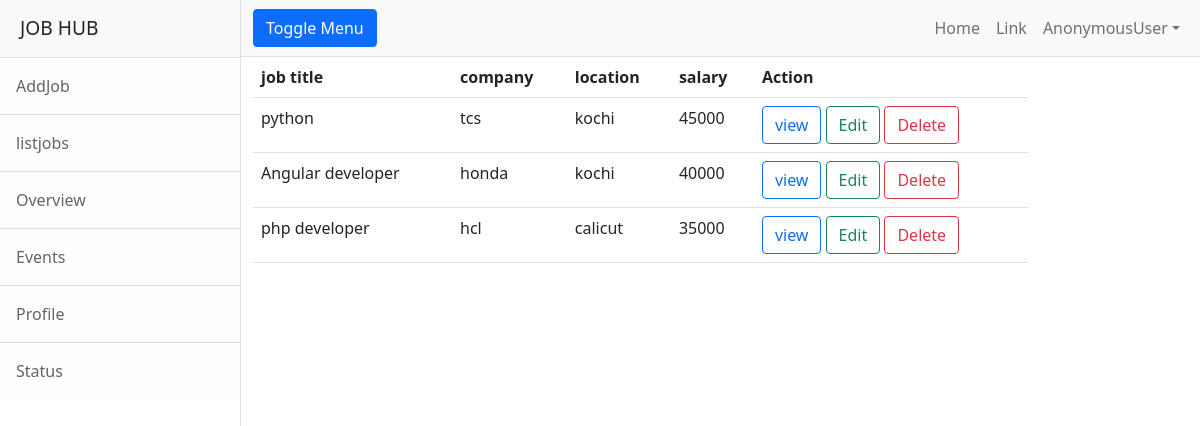
Screenshot of /employer/jobs/all with the database file from the repository.
### employer/models.py (models this page shows)
class Jobs(models.Model):
    job_title_name=models.CharField(max_length=150)
    company_name=models.CharField(max_length=150)
    location=models.CharField(max_length=120)
    salary=models.PositiveIntegerField(null=True)
    experience=models.PositiveIntegerField(default=0)

### employer/views.py (the view)
# urls.py: path('jobs/all',views.Listjobview.as_view(),name="all-jobs"),
class Listjobview(ListView):
    model = Jobs
    context_object_name = "jobs"
    template_name = "emp-listjob.html"

### employer/templates/emp-listjob.html (shortened to what this page needs)
{%extends 'base.html'%}
{%block body_block%}
<div class="row">
    <div class="col-10">
        <table class="table">
            <tr>
                <th>job title</th>
                <th>company</th>
                <th>location</th>
                <th>salary</th>
                <th>Action</th>
            </tr>
            {%for job in jobs%}
            <tr>
                <td>{{job.job_title_name}}</td>
                <td>{{job.company_name}}</td>
                <td>{{job.location}}</td>
                <td>{{job.salary}}</td>
                <td>
                    <a href="{%url 'jobdetail' job.id%}" class="btn btn-outline-primary">view</a>
                    <a href="{%url 'emp-editjob' job.id%}"class="btn btn-outline-success">Edit</a>
                    <a href="{%url 'emp-deletejob' job.id%}"class="btn btn-outline-danger">Delete</a>
                </td>
            </tr>
            {%endfor%}
        </table>
    </div>
</div>
{%endblock%}

### employer/templates/base.html (shortened to what this page needs)
<!DOCTYPE html>
{%load static%}
<html lang="en">
    <head>
        <link href="{%static 'css/styles.css'%}" rel="stylesheet" />
    </head>
    <body>
        <div class="d-flex" id="wrapper">
            <div class="border-end bg-white" id="sidebar-wrapper">
                <div class="sidebar-heading border-bottom bg-light">JOB HUB</div>
                <div class="list-group list-group-flush">
                    <a class="list-group-item list-group-item-action list-group-item-light p-3" href="{%url 'emp-addjob' %}">AddJob</a>
                    <a class="list-group-item list-group-item-action list-group-item-light p-3" href="{%url 'all-jobs'%}">listjobs</a>
                    <a class="list-group-item list-group-item-action list-group-item-light p-3" href="#!">Overview</a>
                    <a class="list-group-item list-group-item-action list-group-item-light p-3" href="#!">Events</a>
                    <a class="list-group-item list-group-item-action list-group-item-light p-3" href="#!">Profile</a>
                    <a class="list-group-item list-group-item-action list-group-item-light p-3" href="#!">Status</a>
                </div>
            </div>
            <div id="page-content-wrapper">
                <nav class="navbar navbar-expand-lg navbar-light bg-light border-bottom">
                    <div class="container-fluid">
                        <button class="btn btn-primary" id="sidebarToggle">Toggle Menu</button>
                        <div class="collapse navbar-collapse" id="navbarSupportedContent">
                            <ul class="navbar-nav ms-auto mt-2 mt-lg-0">
                                <li class="nav-item active"><a class="nav-link" href="#!">Home</a></li>
                                <li class="nav-item"><a class="nav-link" href="#!">Link</a></li>
                                <li class="nav-item dropdown">
                                    <a class="nav-link dropdown-toggle" id="navbarDropdown" href="#" role="button" data-bs-toggle="dropdown" aria-haspopup="true" aria-expanded="false">{{request.user}}</a>
                                </li>
                            </ul>
                        </div>
                    </div>
                </nav>
                <div class="container-fluid">
                    {%block body_block%}
                    {%endblock%}
                </div>
            </div>
        </div>
    </body>
</html>

### rows the page displays
Jobs: job_title_name "python", company_name "tcs", location "kochi", salary "45000"
Jobs: job_title_name "Angular developer", company_name "honda", location "kochi", salary "40000"
Jobs: job_title_name "php developer", company_name "hcl", location "calicut", salary "35000"

### other values shown
{{ request.user }} "AnonymousUser"
